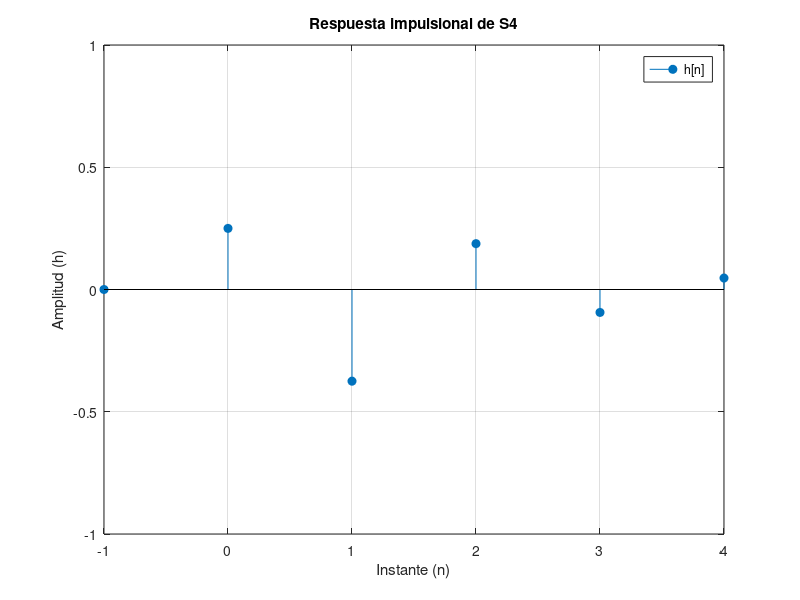
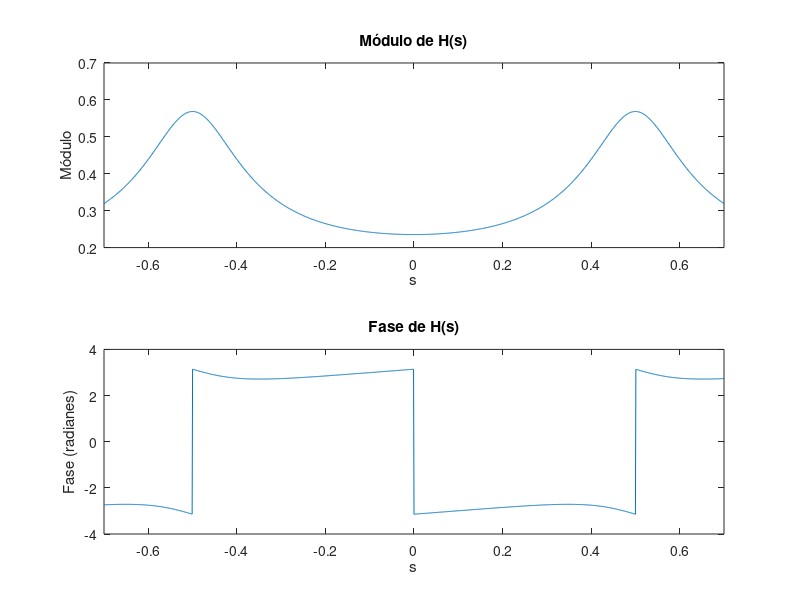

The MATLAB script that drew these images, in order:
% Grafico de respuesta impulsional y respuesta en frecuencia de Sistema S4

% Respuesta impulsional
n=[-1:4];
x=zeros(size(n));
x(2)=1/4;
x(3)=-3/8;
x(4)=3/16;
x(5)=-3/32;
x(6)=3/64;

stem(n, x, 'filled');
xlabel('Instante (n)'); % Etiqueta del eje x
ylabel('Amplitud (h)'); % Etiqueta del eje y
ylim([-1 1]);
title('Respuesta impulsional de S4'); % Título del gráfico
grid on; % Activa la cuadrícula en el gráfico
legend('h[n]'); % Agrega una leyenda
print -f1 -dpng img/S4_impulsional % Importar figura

% Respuesta en frecuencia
s = -0.7:0.001:0.7;

H_s = (-1/4)./(1+(1/2)*exp(-1*i * 2 * pi * s)) - ((1/4)*exp(-1*i * 2 * pi * s))/((1+(1/2)*exp(-1*i * 2 * pi * s)));

subplot(2, 1, 1);
plot(s, abs(H_s));
xlabel('s');
xlim([-0.7 0.7]);
ylabel('Módulo');
title('Módulo de H(s)');

subplot(2, 1, 2);
plot(s, angle(H_s));
xlabel('s');
xlim([-0.7 0.7]);
ylabel('Fase (radianes)');
title('Fase de H(s)');

print -f1 -dpng img/S4_frecuencia % Importar figura
